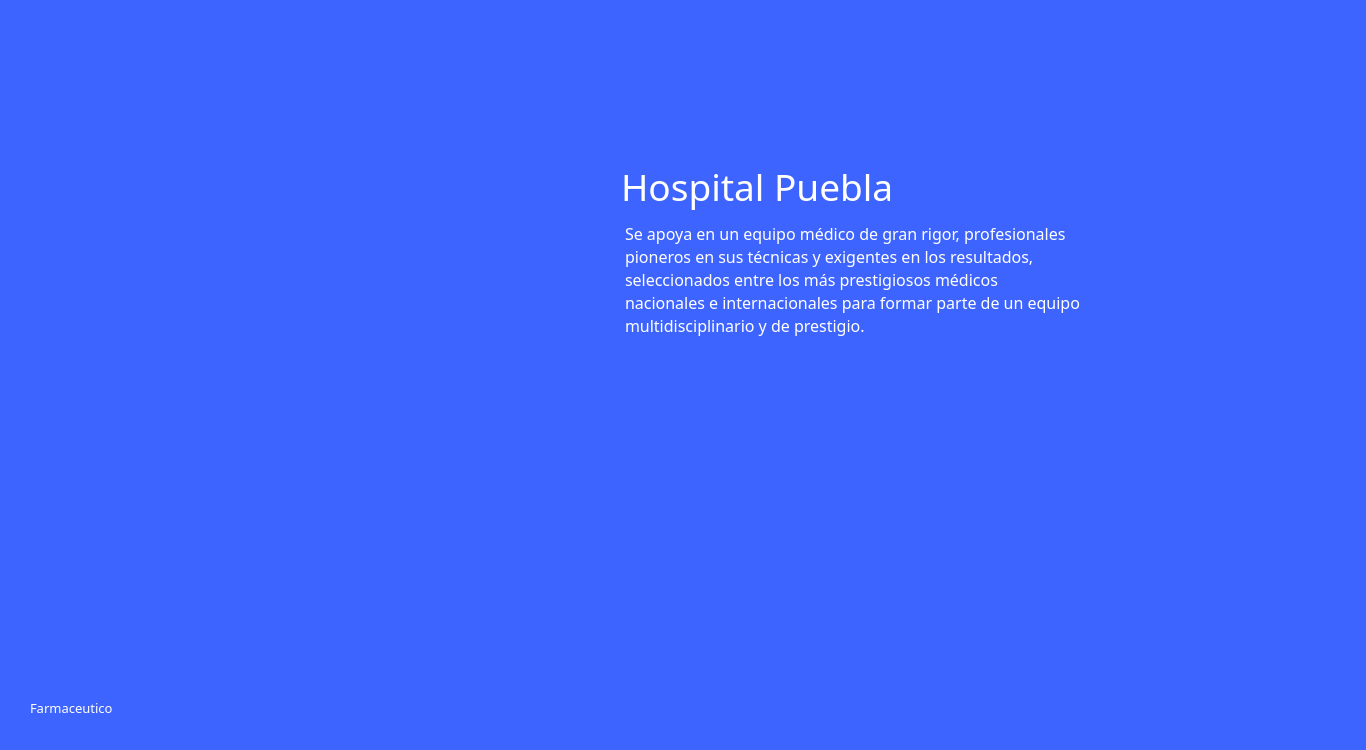
<?xml version="1.0" encoding="UTF-8"?>
<ui version="4.0">
 <class>farmaceutico_landpage</class>
 <widget class="QWidget" name="farmaceutico_landpage">
  <property name="geometry">
   <rect>
    <x>0</x>
    <y>0</y>
    <width>1366</width>
    <height>750</height>
   </rect>
  </property>
  <property name="windowTitle">
   <string>Form</string>
  </property>
  <widget class="QLabel" name="label">
   <property name="geometry">
    <rect>
     <x>0</x>
     <y>0</y>
     <width>1366</width>
     <height>750</height>
    </rect>
   </property>
   <property name="styleSheet">
    <string notr="true">background: #3E64FF;</string>
   </property>
   <property name="text">
    <string/>
   </property>
  </widget>
  <widget class="QLabel" name="label_2">
   <property name="geometry">
    <rect>
     <x>30</x>
     <y>700</y>
     <width>171</width>
     <height>16</height>
    </rect>
   </property>
   <property name="font">
    <font>
     <family>Montserrat</family>
     <pointsize>10</pointsize>
    </font>
   </property>
   <property name="styleSheet">
    <string notr="true">color:white;</string>
   </property>
   <property name="text">
    <string>Farmaceutico</string>
   </property>
  </widget>
  <widget class="QLabel" name="img_doctores">
   <property name="geometry">
    <rect>
     <x>160</x>
     <y>80</y>
     <width>386</width>
     <height>425</height>
    </rect>
   </property>
   <property name="text">
    <string/>
   </property>
   <property name="pixmap">
    <pixmap resource="../../resources.qrc">:/imagenes/Imagenes/img_doctores.png</pixmap>
   </property>
   <property name="scaledContents">
    <bool>true</bool>
   </property>
  </widget>
  <widget class="QLabel" name="label_3">
   <property name="geometry">
    <rect>
     <x>621</x>
     <y>161</y>
     <width>619</width>
     <height>51</height>
    </rect>
   </property>
   <property name="font">
    <font>
     <family>Montserrat</family>
     <pointsize>28</pointsize>
     <weight>50</weight>
     <bold>false</bold>
    </font>
   </property>
   <property name="styleSheet">
    <string notr="true">border: none;
background: #3E64FF;
color: white;</string>
   </property>
   <property name="text">
    <string>Hospital Puebla</string>
   </property>
  </widget>
  <widget class="QPlainTextEdit" name="plainTextEdit">
   <property name="geometry">
    <rect>
     <x>621</x>
     <y>218</y>
     <width>619</width>
     <height>302</height>
    </rect>
   </property>
   <property name="font">
    <font>
     <family>Montserrat Medium</family>
     <pointsize>12</pointsize>
     <weight>50</weight>
     <bold>false</bold>
    </font>
   </property>
   <property name="styleSheet">
    <string notr="true">border: none;
background: #3E64FF;
color: white;</string>
   </property>
   <property name="verticalScrollBarPolicy">
    <enum>Qt::ScrollBarAlwaysOff</enum>
   </property>
   <property name="horizontalScrollBarPolicy">
    <enum>Qt::ScrollBarAlwaysOff</enum>
   </property>
   <property name="readOnly">
    <bool>true</bool>
   </property>
   <property name="plainText">
    <string>Se apoya en un equipo médico de gran rigor, profesionales
pioneros en sus técnicas y exigentes en los resultados,
seleccionados entre los más prestigiosos médicos 
nacionales e internacionales para formar parte de un equipo 
multidisciplinario y de prestigio.</string>
   </property>
   <property name="overwriteMode">
    <bool>false</bool>
   </property>
  </widget>
 </widget>
 <resources>
  <include location="../../resources.qrc"/>
 </resources>
 <connections/>
</ui>
